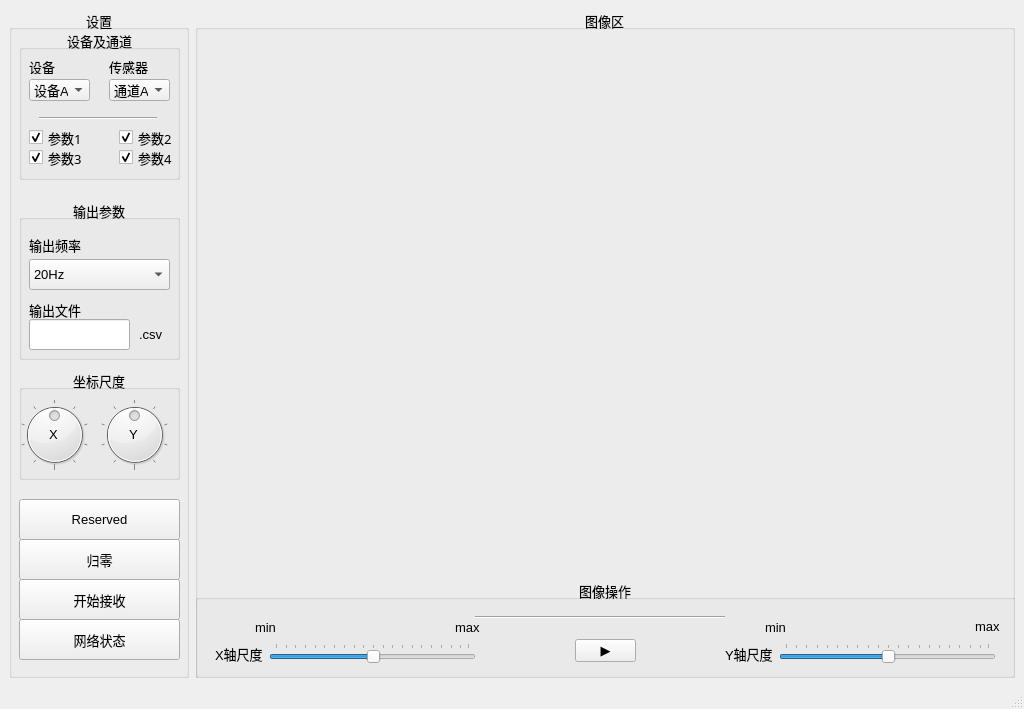
<?xml version="1.0" encoding="UTF-8"?>
<ui version="4.0">
 <class>MainWindow</class>
 <widget class="QMainWindow" name="MainWindow">
  <property name="geometry">
   <rect>
    <x>0</x>
    <y>0</y>
    <width>1024</width>
    <height>709</height>
   </rect>
  </property>
  <property name="maximumSize">
   <size>
    <width>1024</width>
    <height>768</height>
   </size>
  </property>
  <property name="windowTitle">
   <string>Accelerometer</string>
  </property>
  <widget class="QWidget" name="centralwidget">
   <layout class="QGridLayout" name="gridLayout">
    <item row="0" column="0">
     <widget class="QGroupBox" name="groupBox">
      <property name="minimumSize">
       <size>
        <width>180</width>
        <height>0</height>
       </size>
      </property>
      <property name="maximumSize">
       <size>
        <width>180</width>
        <height>16777215</height>
       </size>
      </property>
      <property name="font">
       <font>
        <pointsize>10</pointsize>
       </font>
      </property>
      <property name="title">
       <string>设置</string>
      </property>
      <property name="alignment">
       <set>Qt::AlignCenter</set>
      </property>
      <widget class="QPushButton" name="pushButton_net">
       <property name="geometry">
        <rect>
         <x>10</x>
         <y>610</y>
         <width>161</width>
         <height>41</height>
        </rect>
       </property>
       <property name="cursor">
        <cursorShape>ArrowCursor</cursorShape>
       </property>
       <property name="mouseTracking">
        <bool>false</bool>
       </property>
       <property name="text">
        <string>网络状态</string>
       </property>
       <property name="checkable">
        <bool>false</bool>
       </property>
       <property name="checked">
        <bool>false</bool>
       </property>
       <property name="autoExclusive">
        <bool>true</bool>
       </property>
       <property name="autoDefault">
        <bool>false</bool>
       </property>
       <property name="default">
        <bool>false</bool>
       </property>
       <property name="flat">
        <bool>false</bool>
       </property>
      </widget>
      <widget class="QPushButton" name="pushButton_start_pause">
       <property name="geometry">
        <rect>
         <x>10</x>
         <y>570</y>
         <width>161</width>
         <height>41</height>
        </rect>
       </property>
       <property name="text">
        <string>开始接收</string>
       </property>
      </widget>
      <widget class="QGroupBox" name="groupBox_3">
       <property name="geometry">
        <rect>
         <x>10</x>
         <y>190</y>
         <width>161</width>
         <height>161</height>
        </rect>
       </property>
       <property name="title">
        <string>输出参数</string>
       </property>
       <property name="alignment">
        <set>Qt::AlignCenter</set>
       </property>
       <widget class="QLabel" name="label_3">
        <property name="geometry">
         <rect>
          <x>10</x>
          <y>30</y>
          <width>121</width>
          <height>31</height>
         </rect>
        </property>
        <property name="text">
         <string>输出频率</string>
        </property>
       </widget>
       <widget class="QComboBox" name="comboBox">
        <property name="geometry">
         <rect>
          <x>10</x>
          <y>60</y>
          <width>141</width>
          <height>31</height>
         </rect>
        </property>
        <item>
         <property name="text">
          <string>20Hz</string>
         </property>
        </item>
        <item>
         <property name="text">
          <string>100Hz</string>
         </property>
        </item>
        <item>
         <property name="text">
          <string>200Hz</string>
         </property>
        </item>
        <item>
         <property name="text">
          <string>500Hz</string>
         </property>
        </item>
        <item>
         <property name="text">
          <string>1kHz</string>
         </property>
        </item>
        <item>
         <property name="text">
          <string>2kHz</string>
         </property>
        </item>
       </widget>
       <widget class="QLabel" name="label_4">
        <property name="geometry">
         <rect>
          <x>10</x>
          <y>90</y>
          <width>101</width>
          <height>41</height>
         </rect>
        </property>
        <property name="text">
         <string>输出文件</string>
        </property>
       </widget>
       <widget class="QLineEdit" name="lineEdit">
        <property name="geometry">
         <rect>
          <x>10</x>
          <y>120</y>
          <width>101</width>
          <height>31</height>
         </rect>
        </property>
       </widget>
       <widget class="QLabel" name="label_5">
        <property name="geometry">
         <rect>
          <x>120</x>
          <y>120</y>
          <width>41</width>
          <height>31</height>
         </rect>
        </property>
        <property name="text">
         <string>.csv</string>
        </property>
       </widget>
      </widget>
      <widget class="QGroupBox" name="groupBox_4">
       <property name="geometry">
        <rect>
         <x>10</x>
         <y>360</y>
         <width>161</width>
         <height>111</height>
        </rect>
       </property>
       <property name="title">
        <string>坐标尺度</string>
       </property>
       <property name="alignment">
        <set>Qt::AlignCenter</set>
       </property>
       <widget class="QLabel" name="label_2">
        <property name="geometry">
         <rect>
          <x>110</x>
          <y>50</y>
          <width>21</width>
          <height>31</height>
         </rect>
        </property>
        <property name="text">
         <string>Y</string>
        </property>
       </widget>
       <widget class="QLabel" name="label">
        <property name="geometry">
         <rect>
          <x>30</x>
          <y>50</y>
          <width>21</width>
          <height>31</height>
         </rect>
        </property>
        <property name="text">
         <string>X</string>
        </property>
       </widget>
       <widget class="QDial" name="dial_Y">
        <property name="geometry">
         <rect>
          <x>80</x>
          <y>30</y>
          <width>71</width>
          <height>71</height>
         </rect>
        </property>
        <property name="maximum">
         <number>10</number>
        </property>
        <property name="value">
         <number>5</number>
        </property>
        <property name="wrapping">
         <bool>true</bool>
        </property>
        <property name="notchesVisible">
         <bool>true</bool>
        </property>
       </widget>
       <widget class="QDial" name="dial_X">
        <property name="geometry">
         <rect>
          <x>0</x>
          <y>30</y>
          <width>71</width>
          <height>71</height>
         </rect>
        </property>
        <property name="maximum">
         <number>10</number>
        </property>
        <property name="value">
         <number>5</number>
        </property>
        <property name="invertedAppearance">
         <bool>false</bool>
        </property>
        <property name="invertedControls">
         <bool>false</bool>
        </property>
        <property name="wrapping">
         <bool>true</bool>
        </property>
        <property name="notchesVisible">
         <bool>true</bool>
        </property>
       </widget>
       <zorder>dial_Y</zorder>
       <zorder>dial_X</zorder>
       <zorder>label_2</zorder>
       <zorder>label</zorder>
      </widget>
      <widget class="QPushButton" name="pushButton">
       <property name="geometry">
        <rect>
         <x>10</x>
         <y>530</y>
         <width>161</width>
         <height>41</height>
        </rect>
       </property>
       <property name="text">
        <string>归零</string>
       </property>
      </widget>
      <widget class="QPushButton" name="pushButton_2">
       <property name="geometry">
        <rect>
         <x>10</x>
         <y>490</y>
         <width>161</width>
         <height>41</height>
        </rect>
       </property>
       <property name="text">
        <string>Reserved</string>
       </property>
      </widget>
      <widget class="QGroupBox" name="groupBox_2">
       <property name="geometry">
        <rect>
         <x>10</x>
         <y>20</y>
         <width>161</width>
         <height>151</height>
        </rect>
       </property>
       <property name="title">
        <string>设备及通道</string>
       </property>
       <property name="alignment">
        <set>Qt::AlignCenter</set>
       </property>
       <widget class="QCheckBox" name="checkBox_1">
        <property name="geometry">
         <rect>
          <x>100</x>
          <y>100</y>
          <width>56</width>
          <height>17</height>
         </rect>
        </property>
        <property name="font">
         <font>
          <family>阿里巴巴普惠体</family>
          <pointsize>10</pointsize>
         </font>
        </property>
        <property name="text">
         <string>参数2</string>
        </property>
        <property name="checked">
         <bool>true</bool>
        </property>
       </widget>
       <widget class="QComboBox" name="comboBox_2">
        <property name="geometry">
         <rect>
          <x>10</x>
          <y>50</y>
          <width>61</width>
          <height>22</height>
         </rect>
        </property>
        <item>
         <property name="text">
          <string>设备A</string>
         </property>
        </item>
        <item>
         <property name="text">
          <string>设备B</string>
         </property>
        </item>
        <item>
         <property name="text">
          <string>设备C</string>
         </property>
        </item>
        <item>
         <property name="text">
          <string>设备D</string>
         </property>
        </item>
       </widget>
       <widget class="QComboBox" name="comboBox_3">
        <property name="geometry">
         <rect>
          <x>90</x>
          <y>50</y>
          <width>61</width>
          <height>22</height>
         </rect>
        </property>
        <item>
         <property name="text">
          <string>通道A</string>
         </property>
        </item>
        <item>
         <property name="text">
          <string>通道B</string>
         </property>
        </item>
        <item>
         <property name="text">
          <string>通道C</string>
         </property>
        </item>
        <item>
         <property name="text">
          <string>通道D</string>
         </property>
        </item>
       </widget>
       <widget class="QLabel" name="label_6">
        <property name="geometry">
         <rect>
          <x>10</x>
          <y>30</y>
          <width>53</width>
          <height>15</height>
         </rect>
        </property>
        <property name="text">
         <string>设备</string>
        </property>
       </widget>
       <widget class="QLabel" name="label_7">
        <property name="geometry">
         <rect>
          <x>90</x>
          <y>30</y>
          <width>53</width>
          <height>15</height>
         </rect>
        </property>
        <property name="text">
         <string>传感器</string>
        </property>
       </widget>
       <widget class="Line" name="line">
        <property name="geometry">
         <rect>
          <x>20</x>
          <y>79</y>
          <width>118</width>
          <height>21</height>
         </rect>
        </property>
        <property name="orientation">
         <enum>Qt::Horizontal</enum>
        </property>
       </widget>
       <widget class="QCheckBox" name="checkBox_2">
        <property name="geometry">
         <rect>
          <x>10</x>
          <y>120</y>
          <width>56</width>
          <height>17</height>
         </rect>
        </property>
        <property name="font">
         <font>
          <family>阿里巴巴普惠体</family>
          <pointsize>10</pointsize>
         </font>
        </property>
        <property name="text">
         <string>参数3</string>
        </property>
        <property name="checked">
         <bool>true</bool>
        </property>
       </widget>
       <widget class="QCheckBox" name="checkBox_3">
        <property name="geometry">
         <rect>
          <x>100</x>
          <y>120</y>
          <width>56</width>
          <height>17</height>
         </rect>
        </property>
        <property name="font">
         <font>
          <family>阿里巴巴普惠体</family>
          <pointsize>10</pointsize>
         </font>
        </property>
        <property name="text">
         <string>参数4</string>
        </property>
        <property name="checked">
         <bool>true</bool>
        </property>
       </widget>
       <widget class="QCheckBox" name="checkBox_0">
        <property name="geometry">
         <rect>
          <x>10</x>
          <y>100</y>
          <width>56</width>
          <height>17</height>
         </rect>
        </property>
        <property name="font">
         <font>
          <family>阿里巴巴普惠体</family>
          <pointsize>10</pointsize>
         </font>
        </property>
        <property name="text">
         <string>参数1</string>
        </property>
        <property name="checked">
         <bool>true</bool>
        </property>
       </widget>
      </widget>
     </widget>
    </item>
    <item row="0" column="1">
     <widget class="QGroupBox" name="groupBox_5">
      <property name="font">
       <font>
        <pointsize>10</pointsize>
       </font>
      </property>
      <property name="layoutDirection">
       <enum>Qt::LeftToRight</enum>
      </property>
      <property name="title">
       <string>图像区</string>
      </property>
      <property name="alignment">
       <set>Qt::AlignCenter</set>
      </property>
      <widget class="QWidget" name="widget" native="true">
       <property name="geometry">
        <rect>
         <x>10</x>
         <y>20</y>
         <width>800</width>
         <height>550</height>
        </rect>
       </property>
       <property name="minimumSize">
        <size>
         <width>800</width>
         <height>550</height>
        </size>
       </property>
       <property name="maximumSize">
        <size>
         <width>800</width>
         <height>550</height>
        </size>
       </property>
      </widget>
      <widget class="QGroupBox" name="groupBox_6">
       <property name="geometry">
        <rect>
         <x>0</x>
         <y>570</y>
         <width>821</width>
         <height>101</height>
        </rect>
       </property>
       <property name="title">
        <string>图像操作</string>
       </property>
       <property name="alignment">
        <set>Qt::AlignCenter</set>
       </property>
       <widget class="Line" name="line_2">
        <property name="geometry">
         <rect>
          <x>280</x>
          <y>30</y>
          <width>250</width>
          <height>16</height>
         </rect>
        </property>
        <property name="maximumSize">
         <size>
          <width>260</width>
          <height>16777215</height>
         </size>
        </property>
        <property name="orientation">
         <enum>Qt::Horizontal</enum>
        </property>
       </widget>
       <widget class="QPushButton" name="pushButton_wave">
        <property name="geometry">
         <rect>
          <x>380</x>
          <y>60</y>
          <width>61</width>
          <height>23</height>
         </rect>
        </property>
        <property name="text">
         <string>▶</string>
        </property>
       </widget>
       <widget class="QLabel" name="label_10">
        <property name="geometry">
         <rect>
          <x>60</x>
          <y>40</y>
          <width>31</width>
          <height>16</height>
         </rect>
        </property>
        <property name="text">
         <string>min</string>
        </property>
       </widget>
       <widget class="QLabel" name="label_11">
        <property name="geometry">
         <rect>
          <x>260</x>
          <y>40</y>
          <width>31</width>
          <height>16</height>
         </rect>
        </property>
        <property name="text">
         <string>max</string>
        </property>
       </widget>
       <widget class="QLabel" name="label_12">
        <property name="geometry">
         <rect>
          <x>570</x>
          <y>40</y>
          <width>31</width>
          <height>16</height>
         </rect>
        </property>
        <property name="text">
         <string>min</string>
        </property>
       </widget>
       <widget class="QLabel" name="label_13">
        <property name="geometry">
         <rect>
          <x>780</x>
          <y>40</y>
          <width>53</width>
          <height>15</height>
         </rect>
        </property>
        <property name="text">
         <string>max</string>
        </property>
       </widget>
       <widget class="QWidget" name="layoutWidget">
        <property name="geometry">
         <rect>
          <x>530</x>
          <y>60</y>
          <width>271</width>
          <height>29</height>
         </rect>
        </property>
        <layout class="QHBoxLayout" name="horizontalLayout">
         <item>
          <widget class="QLabel" name="label_9">
           <property name="text">
            <string>Y轴尺度</string>
           </property>
          </widget>
         </item>
         <item>
          <widget class="QSlider" name="YSlider">
           <property name="singleStep">
            <number>5</number>
           </property>
           <property name="sliderPosition">
            <number>50</number>
           </property>
           <property name="orientation">
            <enum>Qt::Horizontal</enum>
           </property>
           <property name="tickPosition">
            <enum>QSlider::TicksAbove</enum>
           </property>
           <property name="tickInterval">
            <number>5</number>
           </property>
          </widget>
         </item>
        </layout>
       </widget>
       <widget class="QWidget" name="layoutWidget">
        <property name="geometry">
         <rect>
          <x>20</x>
          <y>60</y>
          <width>261</width>
          <height>29</height>
         </rect>
        </property>
        <layout class="QHBoxLayout" name="horizontalLayout_2">
         <item>
          <widget class="QLabel" name="label_8">
           <property name="text">
            <string>X轴尺度</string>
           </property>
          </widget>
         </item>
         <item>
          <widget class="QSlider" name="Xslider">
           <property name="singleStep">
            <number>5</number>
           </property>
           <property name="sliderPosition">
            <number>50</number>
           </property>
           <property name="orientation">
            <enum>Qt::Horizontal</enum>
           </property>
           <property name="tickPosition">
            <enum>QSlider::TicksAbove</enum>
           </property>
           <property name="tickInterval">
            <number>5</number>
           </property>
          </widget>
         </item>
        </layout>
       </widget>
      </widget>
     </widget>
    </item>
   </layout>
  </widget>
  <widget class="QMenuBar" name="menubar">
   <property name="geometry">
    <rect>
     <x>0</x>
     <y>0</y>
     <width>1024</width>
     <height>21</height>
    </rect>
   </property>
  </widget>
  <widget class="QStatusBar" name="statusbar"/>
 </widget>
 <resources/>
 <connections/>
</ui>
